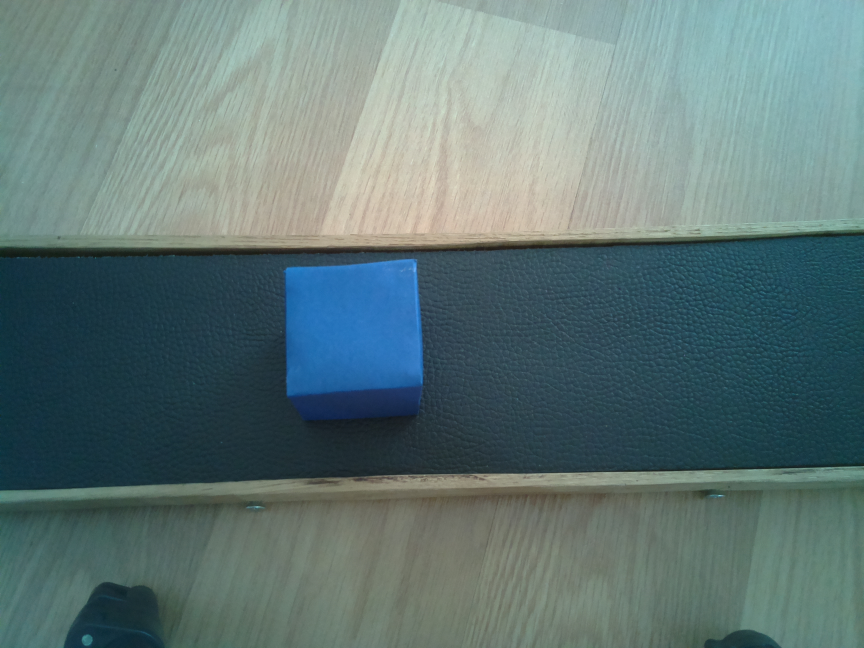
#> input picture ebrar/data/images/0.jpg, 2592 x 1944 px, given in place of the camera (shown at 1/3 size)
$ python color_detection_3.py
#> lines starting #> are read from the running program, lines starting #| are printed output that depends on the picture; after the words box and inside, x2 and y2 are one past the last pixel; in counts of white or black regions, pixels touching at a corner belong together
import cv2
import numpy as np
import imutils

cap = cv2.VideoCapture(0)
cap.set(cv2.CAP_PROP_FRAME_WIDTH, 400)
cap.set(cv2.CAP_PROP_FRAME_HEIGHT, 400)

while True:
    _, img = cap.read()
#> img is the input picture: shape (1944, 2592, 3); mean B, G, R 118.7, 119.4, 96.8
    hsv_img = cv2.cvtColor(img, cv2.COLOR_BGR2HSV)
#> hsv_img: shape (1944, 2592, 3); mean H, S, V 77, 76.3, 125.7

# COLORS
    # BLUE COLOR
    low_blue = np.array([90, 80, 0])
    high_blue = np.array([120, 255, 255])

    #GREEN COLOR
    low_green = np.array([35, 70, 80])
    high_green = np.array([70, 255, 255])

    # RED COLOR
    low_red = np.array([0, 50, 120])
    high_red = np.array([10, 255, 255])


# MASKS
    blue_mask = cv2.inRange(hsv_img, low_blue, high_blue)
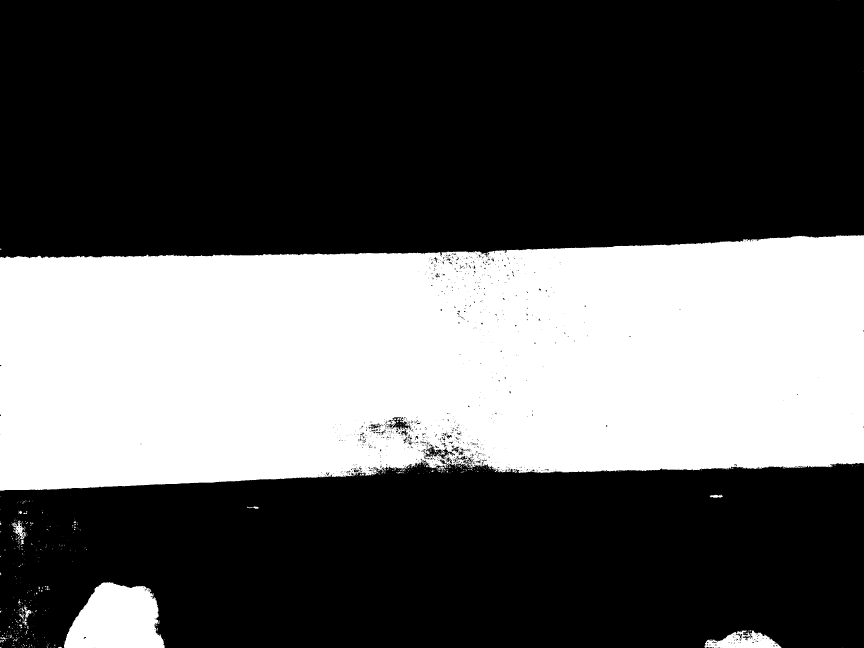
#> blue_mask: shape (1944, 2592) (shown at 1/3 size); 35.6% white; 546 white regions (509 under 20 px), largest, box (x1, y1, x2, y2) and area: (0, 705, 2592, 1472) 1738687, (192, 1746, 494, 1944) 44300, (2113, 1891, 2345, 1944) 7153
    green_mask = cv2.inRange(hsv_img, low_green, high_green)
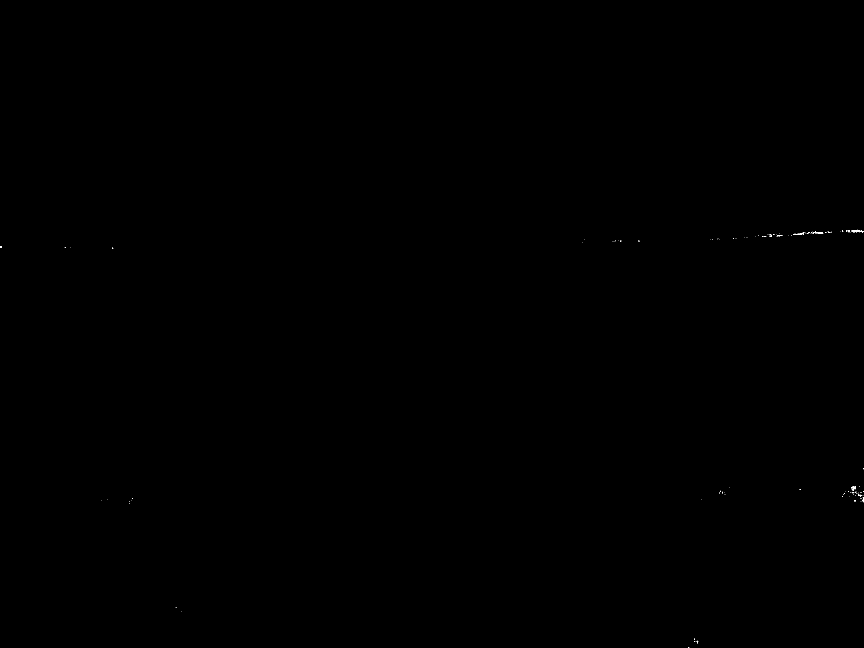
#> green_mask: shape (1944, 2592) (shown at 1/3 size); 0.02% white in thin lines or dots, all inside (x1, y1, x2, y2) = (0, 689, 2592, 1944)
    red_mask = cv2.inRange(hsv_img, low_red, high_red)
#> red_mask: shape (1944, 2592); 0% white in thin lines or dots, all inside (x1, y1, x2, y2) = (1158, 664, 1514, 683)

# CONTOURS
    # BLUE contour
    blue_contours = cv2.findContours(blue_mask, cv2.RETR_TREE, cv2.CHAIN_APPROX_SIMPLE)
#> blue_contours = 2172 contours, 2019 with area under 20; largest, box (x1, y1, x2, y2) and area: (0, 705, 2592, 1472) 1744712, (192, 1746, 494, 1944) 43880, (2113, 1891, 2345, 1944) 7297, (1274, 1339, 1366, 1378) 1484, (1176, 1251, 1235, 1294) 1146
    blue_contours = imutils.grab_contours(blue_contours)

    # GREEN contour
    green_contours = cv2.findContours(green_mask, cv2.RETR_TREE, cv2.CHAIN_APPROX_SIMPLE)
#> green_contours = 122 contours, 117 with area under 20; largest, box (x1, y1, x2, y2) and area: (2555, 689, 2592, 698) 132, (2554, 1459, 2568, 1472) 52, (2379, 699, 2405, 705) 31, (2446, 697, 2470, 701) 30, (2332, 705, 2347, 709) 24
    green_contours = imutils.grab_contours(green_contours)

    # RED contour
    red_contours = cv2.findContours(red_mask, cv2.RETR_TREE, cv2.CHAIN_APPROX_SIMPLE)
#> red_contours = 3 contours, all with area under 20
    red_contours = imutils.grab_contours(red_contours)


# COLOR DETECTION
    # for blue object
    for contour in blue_contours:
        blue_area = cv2.contourArea(contour)
        if blue_area>5000:

            cv2.drawContours(img, [contour], -1, (0, 255, 0),3)

            # Finding center point of shape
            O = cv2.moments(contour)
            if O['m00'] != 0.0:
                x = int(O['m10']/O['m00'])
                y = int(O['m10']/O['m00'])


            cv2.circle(img,(x,y),7,(255,255,255),-1)
            cv2.putText(img, "BLUE", (x-20,y-20), cv2.FONT_HERSHEY_SIMPLEX, 2.5, (255, 255, 255),3)
#> this loop made 2172 passes
#> (blue_area, x, y) on passes 94, 250, 596: (7297, 2230, 2230), (43879.5, 349, 349), (1744711.5, 1292, 1292)
#> blue_area on passes 42, 47: 36.5, 21
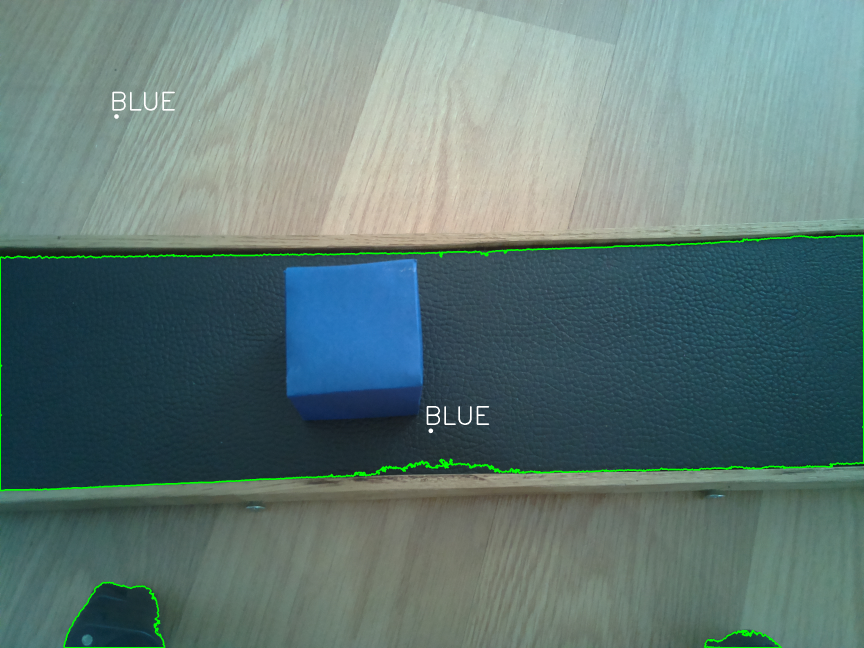
#> img: shape (1944, 2592, 3) (shown at 1/3 size); mean B, G, R 118.4, 121.1, 96.7

    # for green object
    for contour in green_contours:
        green_area = cv2.contourArea(contour)
        if green_area>5000:

            cv2.drawContours(img, [contour], -1, (0, 255, 0),3)

            # Finding center point of shape
            O = cv2.moments(contour)
            if O['m00'] != 0.0:
                x = int(O['m10']/O['m00'])
                y = int(O['m10']/O['m00'])


            cv2.circle(img,(x,y),7,(255,255,255),-1)
            cv2.putText(img, "GREEN", (x-20,y-20), cv2.FONT_HERSHEY_SIMPLEX, 2.5, (255, 255, 255),3)
#> this loop made 122 passes
#> green_area on pass 51: 52

    # for red object
    for contour in red_contours:
        red_area = cv2.contourArea(contour)
        if red_area>5000:

            cv2.drawContours(img, [contour], -1, (0, 255, 0),3)

            # Finding center point of shape
            O = cv2.moments(contour)
            if O['m00'] != 0.0:
                x = int(O['m10']/O['m00'])
                y = int(O['m10']/O['m00'])


            cv2.circle(img,(x,y),7,(255,255,255),-1)
            cv2.putText(img, "RED", (x-20,y-20), cv2.FONT_HERSHEY_SIMPLEX, 2.5, (255, 255, 255),3)
#> this loop made 3 passes
#> contour on passes 1 to 3: [[1512, 681], [1513, 682]], [[1367, 677]], [[1158, 664]]


    cv2.imshow("camera",img)

    key = cv2.waitKey(1)
#> (key Esc is pressed here)
    if key == 27:
        break

$ run again, on ebrar/data/images/100.jpg
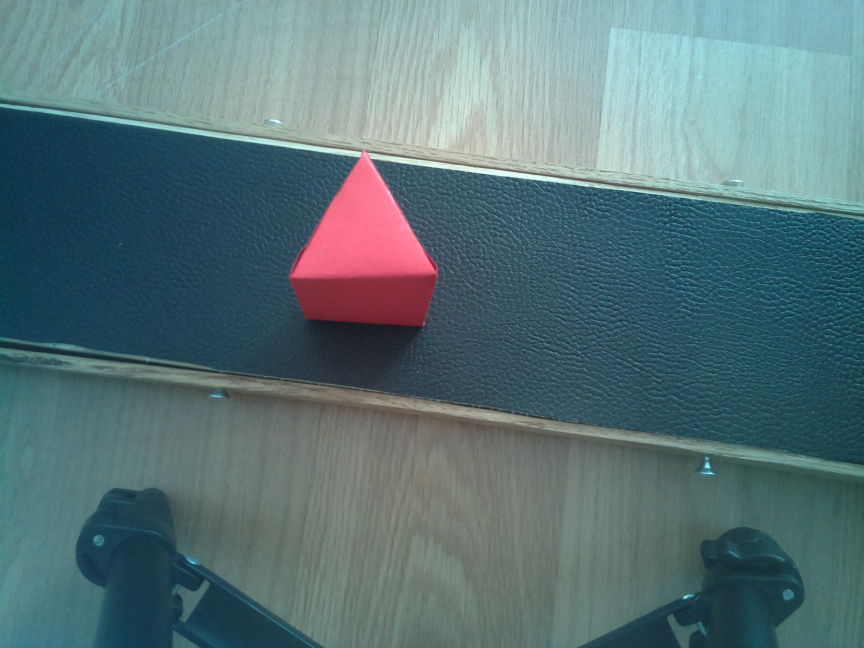
#> input picture ebrar/data/images/100.jpg, 2592 x 1944 px, given in place of the camera (shown at 1/3 size)
#> img is the input picture: shape (1944, 2592, 3); mean B, G, R 120.4, 116.2, 89.7
#> hsv_img: shape (1944, 2592, 3); mean H, S, V 89.3, 91.4, 125.8
#> `blue_mask = cv2.inRange(hsv_img, low_blue, high_blue)`:
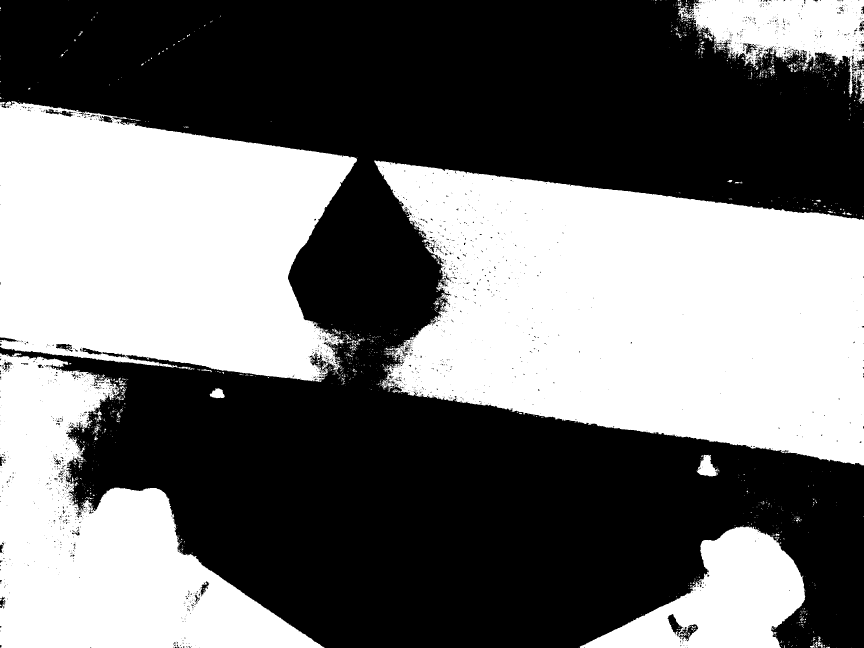
#> blue_mask: shape (1944, 2592) (shown at 1/3 size); 44.8% white; 1801 white regions (1655 under 20 px), largest, box (x1, y1, x2, y2) and area: (1122, 480, 2592, 1396) 956949, (0, 303, 1071, 1146) 674990, (0, 1060, 974, 1944) 406603
#> green_mask: shape (1944, 2592); 0% white in thin lines or dots, all inside (x1, y1, x2, y2) = (2227, 1376, 2471, 1382)
#> red_mask: shape (1944, 2592); 0% white in thin lines or dots, all inside (x1, y1, x2, y2) = (1081, 450, 1286, 922)
#> blue_contours = 5064 contours, 4714 with area under 20; largest, box (x1, y1, x2, y2) and area: (1122, 480, 2592, 1396) 958878, (0, 303, 1071, 1146) 676759, (0, 1060, 974, 1944) 408994, (1739, 1579, 2416, 1944) 124382, (2033, 0, 2592, 312) 82722
#> green_contours = 3 contours, all with area under 20
#> red_contours = 5 contours, all with area under 20
#> the loop `for contour in blue_contours:` made 5064 passes
#> (blue_area, x, y) on passes 156, 926, 2152, 3282: (124382, 2169, 2169), (408994, 298, 298), (958878, 1922, 1922), (676759, 471, 471)
#> after the loop `for contour in blue_contours:`:
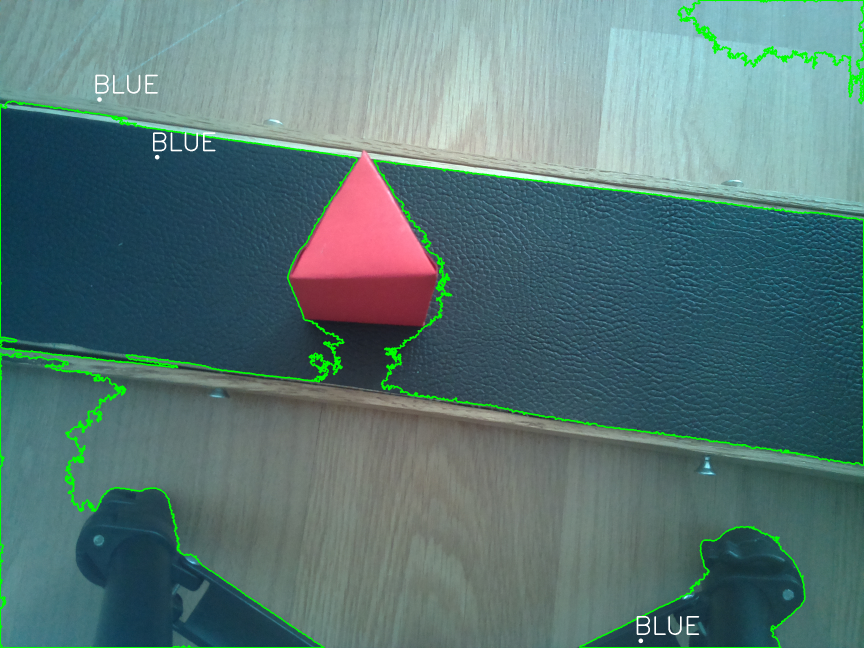
#> img: shape (1944, 2592, 3) (shown at 1/3 size); mean B, G, R 118.6, 119.2, 88.6
#> the loop `for contour in green_contours:` made 3 passes
#> contour on passes 1 to 3: [[2467, 1380], [2467, 1381]], [[2469, 1379], [2470, 1380]], [[2227, 1376]]
#> the loop `for contour in red_contours:` made 5 passes
#> (contour, red_area) on passes 1, 3, 5: ([[1285, 921]], 0), ([[1086, 453], [1086, 455]], 0), ([[1090, 450], [1091, 451], [1093, 451], [1093, 450]], 2.5)
